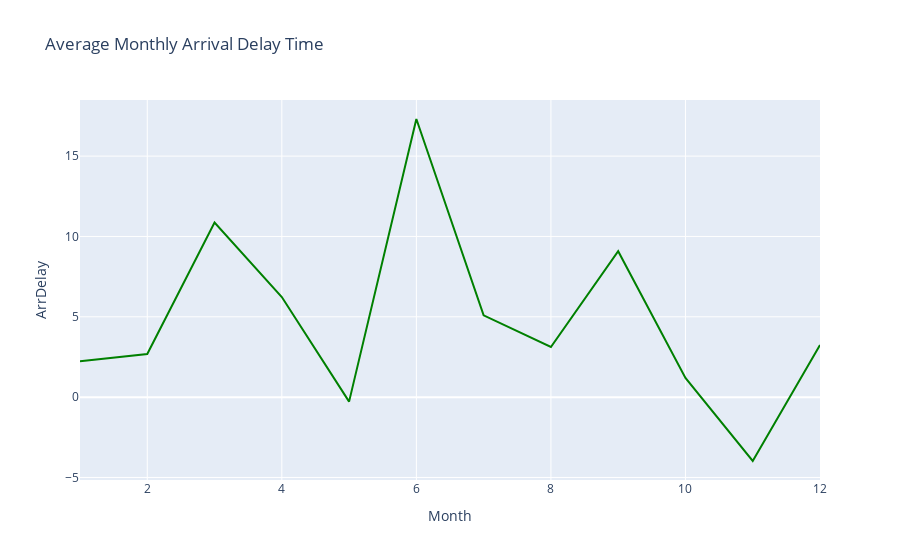

This figure's notebook cell:
### Markdown cell above
#### To do:

*   Create a line plot with x-axis being the month and y-axis being computed average delay time. Update plot title,\
    xaxis, and yaxis title.

*   Hint: Scatter and line plot vary by updating mode parameter.

### Code cell
# Create line plot here
fig = go.Figure(data=go.Scatter(x=line_data['Month'], y=line_data['ArrDelay'], mode='lines', marker=dict(color='green')))
fig.update_layout(title='Average Monthly Arrival Delay Time ', xaxis_title='Month', yaxis_title='ArrDelay')
fig.show()

### Figure 1 — Plotly figure (JSON) as saved in the notebook; plotly's stock layout.template omitted (floating-point values rounded to 4 significant figures)
{"data": [{"marker": {"color": "green"}, "mode": "lines", "type": "scatter", "x": [1, 2, 3, 4, 5, 6, 7, 8, 9, 10, 11, 12], "y": [2.233, 2.688, 10.87, 6.229, -0.2791, 17.31, 5.089, 3.122, 9.081, 1.2, -3.975, 3.241]}], "layout": {"autosize": true, "title": {"text": "Average Monthly Arrival Delay Time "}, "xaxis": {"autorange": true, "range": [1, 12], "title": {"text": "Month"}, "type": "linear"}, "yaxis": {"autorange": true, "range": [-5.158, 18.49], "title": {"text": "ArrDelay"}, "type": "linear"}}}
